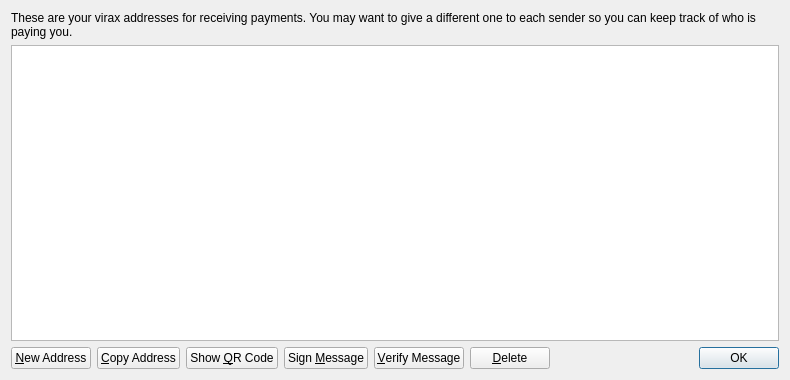
<?xml version="1.0" encoding="UTF-8"?>
<ui version="4.0">
 <class>AddressBookPage</class>
 <widget class="QWidget" name="AddressBookPage">
  <property name="geometry">
   <rect>
    <x>0</x>
    <y>0</y>
    <width>790</width>
    <height>380</height>
   </rect>
  </property>
  <property name="windowTitle">
   <string>Address Book</string>
  </property>
  <layout class="QVBoxLayout" name="verticalLayout">
   <item>
    <widget class="QLabel" name="labelExplanation">
     <property name="text">
      <string>These are your virax addresses for receiving payments. You may want to give a different one to each sender so you can keep track of who is paying you.</string>
     </property>
     <property name="textFormat">
      <enum>Qt::PlainText</enum>
     </property>
     <property name="wordWrap">
      <bool>true</bool>
     </property>
    </widget>
   </item>
   <item>
    <widget class="QTableView" name="tableView">
     <property name="contextMenuPolicy">
      <enum>Qt::CustomContextMenu</enum>
     </property>
     <property name="toolTip">
      <string>Double-click to edit address or label</string>
     </property>
     <property name="tabKeyNavigation">
      <bool>false</bool>
     </property>
     <property name="alternatingRowColors">
      <bool>true</bool>
     </property>
     <property name="selectionMode">
      <enum>QAbstractItemView::SingleSelection</enum>
     </property>
     <property name="selectionBehavior">
      <enum>QAbstractItemView::SelectRows</enum>
     </property>
     <property name="sortingEnabled">
      <bool>true</bool>
     </property>
     <attribute name="verticalHeaderVisible">
      <bool>false</bool>
     </attribute>
    </widget>
   </item>
   <item>
    <layout class="QHBoxLayout" name="horizontalLayout">
     <item>
      <widget class="QPushButton" name="newAddressButton">
       <property name="toolTip">
        <string>Create a new address</string>
       </property>
       <property name="text">
        <string>&amp;New Address</string>
       </property>
       <property name="icon">
        <iconset resource="../bitcoin.qrc">
         <normaloff>:/icons/add</normaloff>:/icons/add</iconset>
       </property>
      </widget>
     </item>
     <item>
      <widget class="QPushButton" name="copyToClipboard">
       <property name="toolTip">
        <string>Copy the currently selected address to the system clipboard</string>
       </property>
       <property name="text">
        <string>&amp;Copy Address</string>
       </property>
       <property name="icon">
        <iconset resource="../bitcoin.qrc">
         <normaloff>:/icons/editcopy</normaloff>:/icons/editcopy</iconset>
       </property>
      </widget>
     </item>
     <item>
      <widget class="QPushButton" name="showQRCode">
       <property name="text">
        <string>Show &amp;QR Code</string>
       </property>
       <property name="icon">
        <iconset resource="../bitcoin.qrc">
         <normaloff>:/icons/qrcode</normaloff>:/icons/qrcode</iconset>
       </property>
      </widget>
     </item>
     <item>
      <widget class="QPushButton" name="signMessage">
       <property name="toolTip">
        <string>Sign a message to prove you own a virax address</string>
       </property>
       <property name="text">
        <string>Sign &amp;Message</string>
       </property>
       <property name="icon">
        <iconset resource="../bitcoin.qrc">
         <normaloff>:/icons/edit</normaloff>:/icons/edit</iconset>
       </property>
      </widget>
     </item>
     <item>
      <widget class="QPushButton" name="verifyMessage">
       <property name="toolTip">
        <string>Verify a message to ensure it was signed with a specified virax address</string>
       </property>
       <property name="text">
        <string>&amp;Verify Message</string>
       </property>
       <property name="icon">
        <iconset resource="../bitcoin.qrc">
         <normaloff>:/icons/transaction_0</normaloff>:/icons/transaction_0</iconset>
       </property>
      </widget>
     </item>
     <item>
      <widget class="QPushButton" name="deleteButton">
       <property name="toolTip">
        <string>Delete the currently selected address from the list</string>
       </property>
       <property name="text">
        <string>&amp;Delete</string>
       </property>
       <property name="icon">
        <iconset resource="../bitcoin.qrc">
         <normaloff>:/icons/remove</normaloff>:/icons/remove</iconset>
       </property>
      </widget>
     </item>
     <item>
      <spacer name="horizontalSpacer">
       <property name="orientation">
        <enum>Qt::Horizontal</enum>
       </property>
       <property name="sizeHint" stdset="0">
        <size>
         <width>40</width>
         <height>20</height>
        </size>
       </property>
      </spacer>
     </item>
     <item>
      <widget class="QDialogButtonBox" name="buttonBox">
       <property name="sizePolicy">
        <sizepolicy hsizetype="Maximum" vsizetype="Fixed">
         <horstretch>0</horstretch>
         <verstretch>0</verstretch>
        </sizepolicy>
       </property>
       <property name="standardButtons">
        <set>QDialogButtonBox::Ok</set>
       </property>
      </widget>
     </item>
    </layout>
   </item>
  </layout>
 </widget>
 <resources>
  <include location="../bitcoin.qrc"/>
 </resources>
 <connections/>
</ui>
